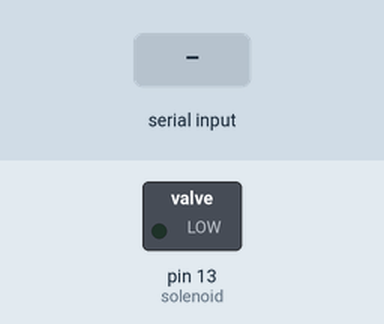
Recording of a sketch running on a simulated Arduino Uno, built with avr-gcc and run on an emulated ATmega328P. Parts: switched loads named in the sketch (green lamp = pin HIGH). The inputs (shaded band) are chosen by the test bench.

Above: at 1.2 s.
1.3 s: "1" received over Serial
At 2.5 s:
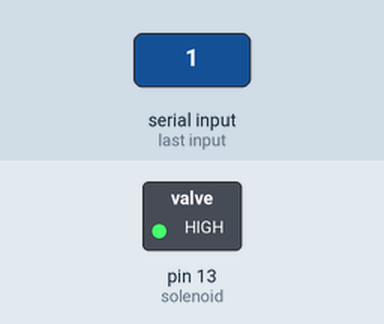
2.8 s: "0" received over Serial
At 3.7 s:
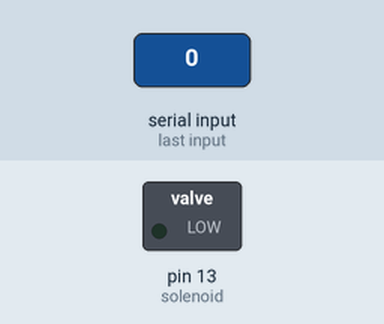
Timing chart, 0 to 5.8 s (numbered marks = the images above; inputs shaded):
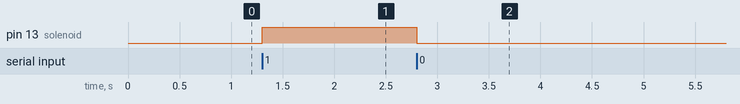

The sketch:

inputarduino.ino
```cpp
int solenoid = 13;

void setup() {
  pinMode(solenoid, OUTPUT);
  Serial.begin(9600);
}

void loop() {
  if (Serial.available() > 0) {
    char receivedChar = Serial.read();
    if (receivedChar == '1') {
      digitalWrite(solenoid, HIGH);
    } else if (receivedChar == '0') {
      digitalWrite(solenoid, LOW);
    }
  }
}
```

Measured:
- after the input at 1.3 s, pin 13 (solenoid): LOW → HIGH at once
- after the input at 2.8 s, pin 13 (solenoid): HIGH → LOW at once
